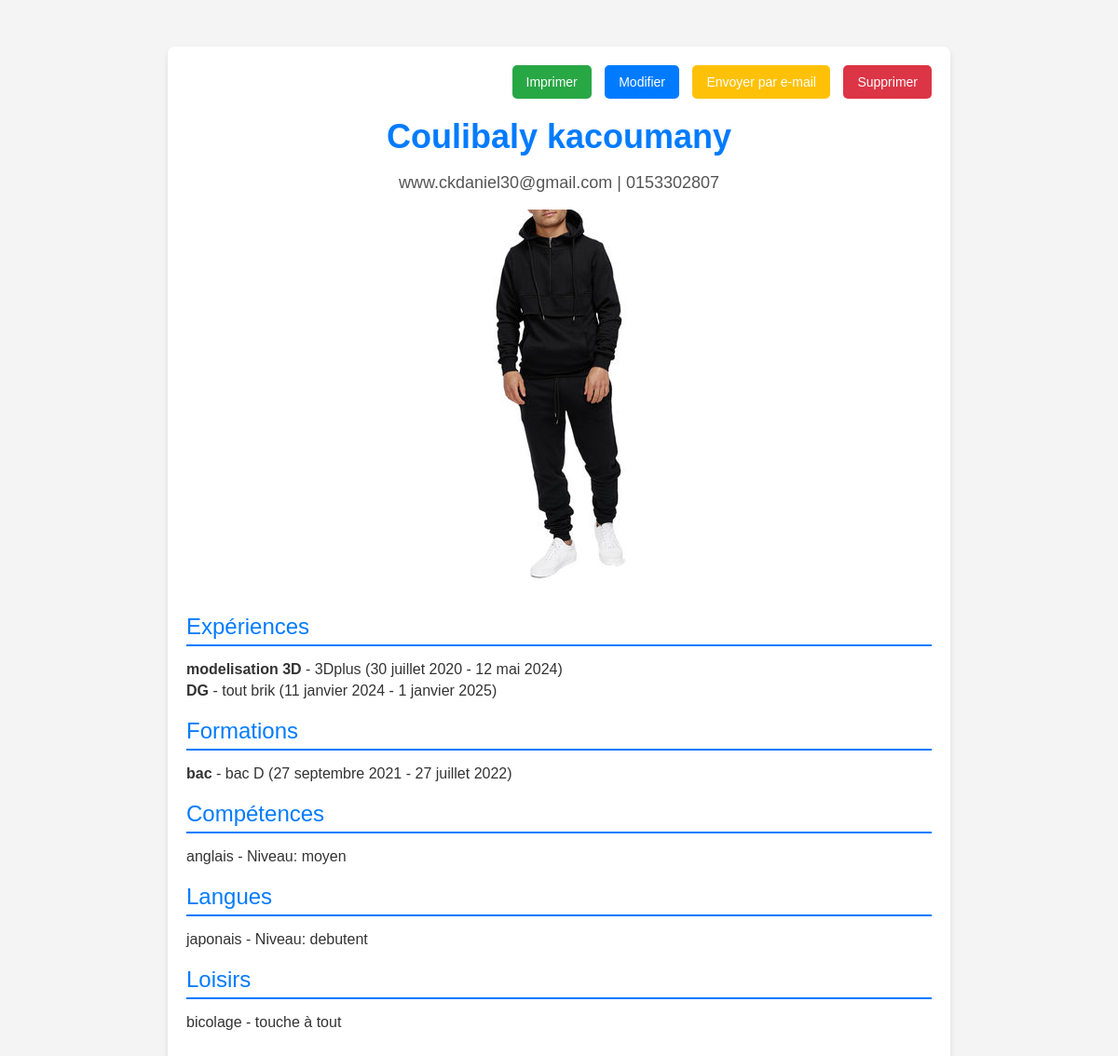
Screenshot of /aff_CV/29/ (signed in) with the database file from the repository.
### appcv/models.py (models this page shows, shortened)
class CV(models.Model):
    DESIGN_CHOICES = [
        ('design1', 'Design 1'),
        ('design2', 'Design 2'),
        ('design3', 'Design 3'),
        ('design4', 'Design 4'),
    ]
    design = models.CharField(max_length=10, choices=DESIGN_CHOICES, default='design1')
    title = models.CharField(max_length=100,default='CV sans titre')
    user = models.ForeignKey(User, on_delete=models.CASCADE)
    personne = models.ForeignKey(Personne, on_delete=models.CASCADE)  # Modifié de OneToOneField à ForeignKey
    experiences = models.ManyToManyField(Experience, blank=True)
    formations = models.ManyToManyField(Formation, blank=True)
    competences = models.ManyToManyField(Competence, blank=True)
    langues = models.ManyToManyField(Langue, blank=True)
    contact = models.ForeignKey(Contact, on_delete=models.CASCADE)  # Modifié de OneToOneField à ForeignKey
    loisirs = models.ManyToManyField(Loisir, blank=True)

class Personne(models.Model):
    user = models.ForeignKey(User, on_delete=models.CASCADE)
    nom = models.CharField(max_length=100)
    prenom = models.CharField(max_length=100)
    date_naissance = models.DateField()
    photo = models.ImageField(upload_to='photos/', blank=True, default='photos/default-photo.jpg')

class Contact(models.Model):
    user = models.ForeignKey(User, on_delete=models.CASCADE)
    email = models.EmailField()
    telephone = models.CharField(max_length=20, null=True, blank=True)
    adresse = models.TextField(null=True, blank=True)

class Experience(models.Model):
    user = models.ForeignKey(User, on_delete=models.CASCADE)
    titre = models.CharField(max_length=100)
    entreprise = models.CharField(max_length=100)
    date_debut = models.DateField()
    date_fin = models.DateField(null=True, blank=True)
    description = models.TextField()

class Formation(models.Model):
    user = models.ForeignKey(User, on_delete=models.CASCADE)
    diplome = models.CharField(max_length=100)
    institution = models.CharField(max_length=100)
    date_debut = models.DateField()
    date_fin = models.DateField(null=True, blank=True)
    description = models.TextField()

class Competence(models.Model):
    NIVEAU_CHOICES = [
        ('Débutant', 'Débutant'),
        ('Intermédiaire', 'Intermédiaire'),
        ('Avancé', 'Avancé'),
    ]
    user = models.ForeignKey(User, on_delete=models.CASCADE)
    nom = models.CharField(max_length=100)
    niveau = models.CharField(max_length=50)

class Langue(models.Model):
    NIVEAU_CHOICES = [
        ('Débutant', 'Débutant'),
        ('Intermédiaire', 'Intermédiaire'),
        ('Avancé', 'Avancé'),
    ]
    user = models.ForeignKey(User, on_delete=models.CASCADE)
    langue = models.CharField(max_length=50)
    niveau = models.CharField(max_length=50)

class Loisir(models.Model):
    user = models.ForeignKey(User, on_delete=models.CASCADE)
    nom = models.CharField(max_length=100)
    description = models.TextField()

### appcv/views.py (the view)
# urls.py: path('aff_CV/<int:cv_id>/', views.aff_CV, name='aff_CV'),
@login_required
def aff_CV(request, cv_id, *args, **kwargs):
    cv = get_object_or_404(CV, id=cv_id, user=request.user)
    experiences = cv.experiences.all()  # Toutes les expériences liées
    formations = cv.formations.all()  # Toutes les formations liées
    competences = cv.competences.all()  # Toutes les compétences liées
    langues = cv.langues.all()  # Toutes les langues liées
    loisirs = cv.loisirs.all()  # Tous les loisirs liés
    personne = cv.personne
    contact = cv.contact
    if cv.design == 'design1':
        template_name = 'model_cv/model_CV1.html'
    elif cv.design == 'design2':
        template_name = 'model_cv/model_CV2.html'
    elif cv.design == 'design3':
        template_name = 'model_cv/model_CV3.html'
    else:
        template_name = 'model_cv/model_CV4.html'
    return render(request, template_name, {
        "cv": cv,
        "personne": personne,
        "contact": contact,
        "experiences": experiences,
        "formations": formations,
        "competences": competences,
        "langues": langues,
        "loisirs": loisirs,
    })

### appcv/templates/model_cv/model_CV1.html (shortened to what this page needs)
<!DOCTYPE html>
<html lang="fr">
<head>
</head>
<body>
    <div class="cv-container">
        <div class="action-buttons">
            <button class="btn-print" onclick="window.print()">Imprimer</button>
            <form action="{% url 'edit_cv' cv.id %}" method="GET" style="display:inline;">
                <button class="btn-edit" type="submit">Modifier</button>
            </form>
<form action="{% url 'CV_Pemail' cv.id %}" method="GET" style="display:inline;">
    <button class="btn-email" type="submit" style="background-color: #ffc107; color: white;">Envoyer par e-mail</button>
</form>
            <form action="{% url 'supretionCV' cv.id %}" method="POST" style="display:inline;">
                <button class="btn-delete" type="submit" onclick="return confirm('Êtes-vous sûr de vouloir supprimer ce CV ?');">Supprimer</button>
            </form>
        </div>
        <div class="cv-header">
            <h1>{{ cv.personne.nom }} {{ cv.personne.prenom }}</h1>
            <p>{{ cv.contact.email }} | {{ cv.contact.telephone }}</p>
            {% if cv.personne.photo %}
            <img src="{{ cv.personne.photo.url }}" alt="Photo de {{ cv.personne.prenom }} {{ cv.personne.nom }}">
        {% else %}
            <img src="https://via.placeholder.com/100" alt="Photo par défaut">
        {% endif %}
        </div>
        <div class="section">
            <div class="section-title">Expériences</div>
            <div class="section-content">
                <ul>
                    {% for experience in experiences %}
                        <li><strong>{{ experience.titre }}</strong> - {{ experience.entreprise }} ({{ experience.date_debut }} - {{ experience.date_fin }})</li>
                    {% endfor %}
                </ul>
            </div>
        </div>
        <div class="section">
            <div class="section-title">Formations</div>
            <div class="section-content">
                <ul>
                    {% for formation in formations %}
                        <li><strong>{{ formation.diplome }}</strong> - {{ formation.institution }} ({{ formation.date_debut }} - {{ formation.date_fin }})</li>
                    {% endfor %}
                </ul>
            </div>
        </div>
        <div class="section">
            <div class="section-title">Compétences</div>
            <div class="section-content">
                <ul>
                    {% for competence in competences %}
                        <li>{{ competence.nom }} - Niveau: {{ competence.niveau }}</li>
                    {% endfor %}
                </ul>
            </div>
        </div>
        <div class="section">
            <div class="section-title">Langues</div>
            <div class="section-content">
                <ul>
                    {% for langue in langues %}
                        <li>{{ langue.langue }} - Niveau: {{ langue.niveau }}</li>
                    {% endfor %}
                </ul>
            </div>
        </div>
        <div class="section">
            <div class="section-title">Loisirs</div>
            <div class="section-content">
                <ul>
                    {% for loisir in loisirs %}
                        <li>{{ loisir.nom }} - {{ loisir.description }}</li>
                    {% endfor %}
                </ul>
            </div>
        </div>
    </div>
</body>
</html>

### appcv/templates/model_cv/model_CV1.html (style rules this page uses)
body { font-family: Arial, sans-serif; color: #333; margin: 0; padding: 0; background-color: #f4f4f4; }
.cv-container { max-width: 800px; margin: 50px auto; background-color: #fff; padding: 20px; border-radius: 8px; box-shadow: 0 4px 6px rgba(0,0,0,0.1); }
.cv-header { text-align: center; margin-bottom: 30px; }
.cv-header h1 { margin: 0; font-size: 36px; color: #007bff; }
.cv-header p { font-size: 18px; color: #555; }
.section-title { font-size: 24px; color: #007bff; margin-top: 20px; border-bottom: 2px solid #007bff; padding-bottom: 5px; }
.section-content { margin-top: 10px; }
.section-content ul { list-style-type: none; padding: 0; }
.section-content li { margin: 5px 0; }
.action-buttons { text-align: right; margin-bottom: 20px; }
.action-buttons button { margin-left: 10px; padding: 10px 15px; font-size: 14px; border: none; border-radius: 5px; cursor: pointer; }
.action-buttons .btn-print { background-color: #28a745; color: white; }
.action-buttons .btn-edit { background-color: #007bff; color: white; }
.action-buttons .btn-delete { background-color: #dc3545; color: white; }

### rows the page displays
CV: personne.nom "Coulibaly", personne.prenom "kacoumany", contact.email "www.ckdaniel30@gmail.com", contact.telephone "0153302807", personne.photo (picture)
Experience: titre "modelisation 3D", entreprise "3Dplus", date_debut "30 juillet 2020", date_fin "12 mai 2024"
Experience: titre "DG", entreprise "tout brik", date_debut "11 janvier 2024", date_fin "1 janvier 2025"
Formation: diplome "bac", institution "bac D", date_debut "27 septembre 2021", date_fin "27 juillet 2022"
Competence: nom "anglais", niveau "moyen"
Langue: langue "japonais", niveau "debutent"
Loisir: nom "bicolage", description "touche à tout"
